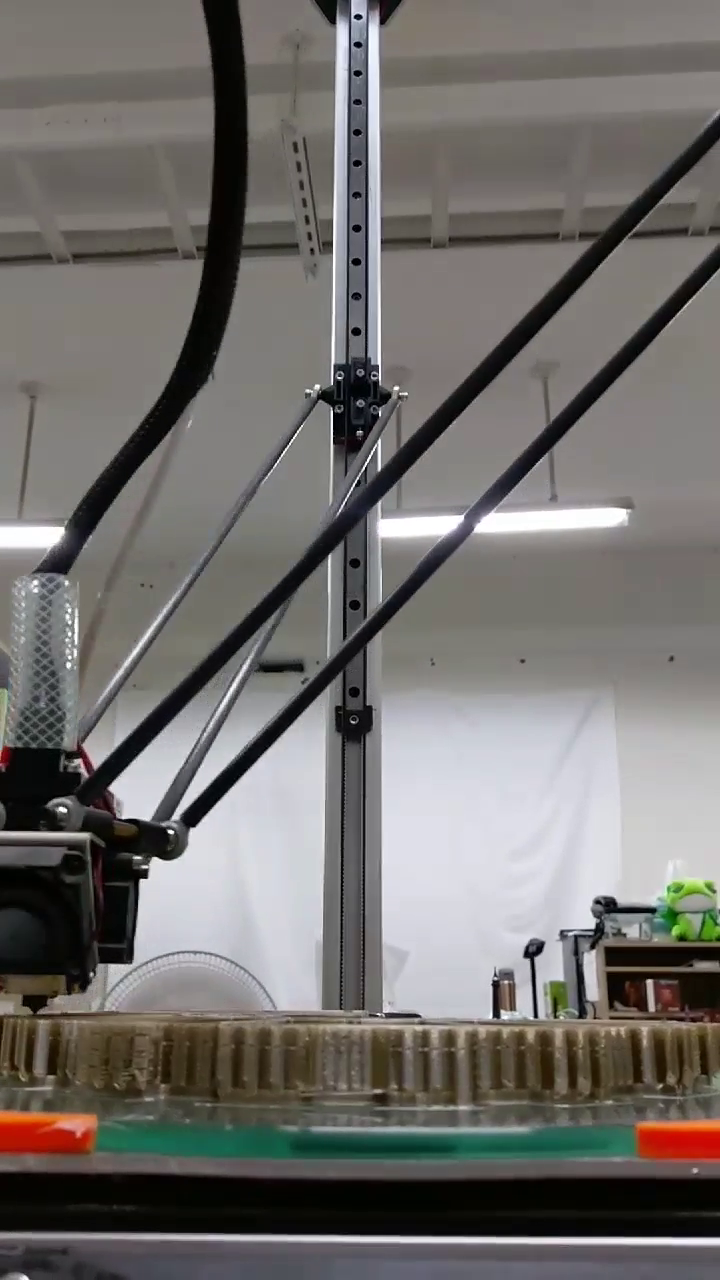
#> input picture frame 46 of test/blackground＿cutting/file.mp4, 720 x 1280 px
$ python MOG2.py
#> lines starting #> are read from the running program, lines starting #| are printed output that depends on the picture; after the words box and inside, x2 and y2 are one past the last pixel; in counts of white or black regions, pixels touching at a corner belong together
import cv2
import numpy as np
import matplotlib.pyplot as plt

capture = cv2.VideoCapture('file.mp4')
mog = cv2.createBackgroundSubtractorMOG2()

while (capture.isOpened()):
    ret, frame = capture.read()
#> frame is the input picture: shape (1280, 720, 3); mean B, G, R 108.6, 111.3, 114.1
    if ret == 0:
        print("file end!")
        break
    temp = cv2.resize(frame, None, fx=0.5, fy=0.5, interpolation=cv2.INTER_LINEAR)
    fgmask = mog.apply(temp)
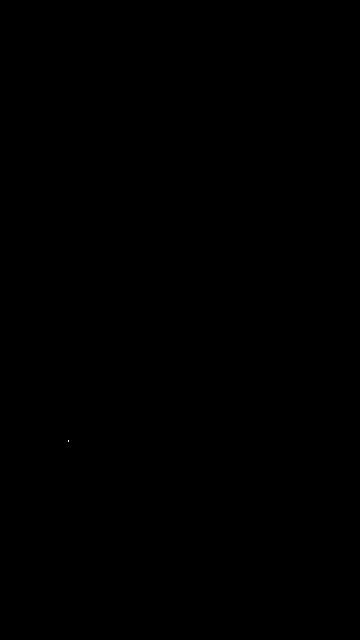
#> fgmask: shape (640, 360); values 127 (black) and 255 (white), 0% white in thin lines or dots, all inside (x1, y1, x2, y2) = (68, 440, 69, 442)


    cv2.imshow('image', fgmask)
    #不動的地方會動是因為手機拍攝一定會抖
    #一閃一閃我的猜測是聚焦問題或是光亮


    if cv2.waitKey(30) == ord('q') or cv2.waitKey(30) == ord('Q'):
#> (key q is pressed here)
        break
